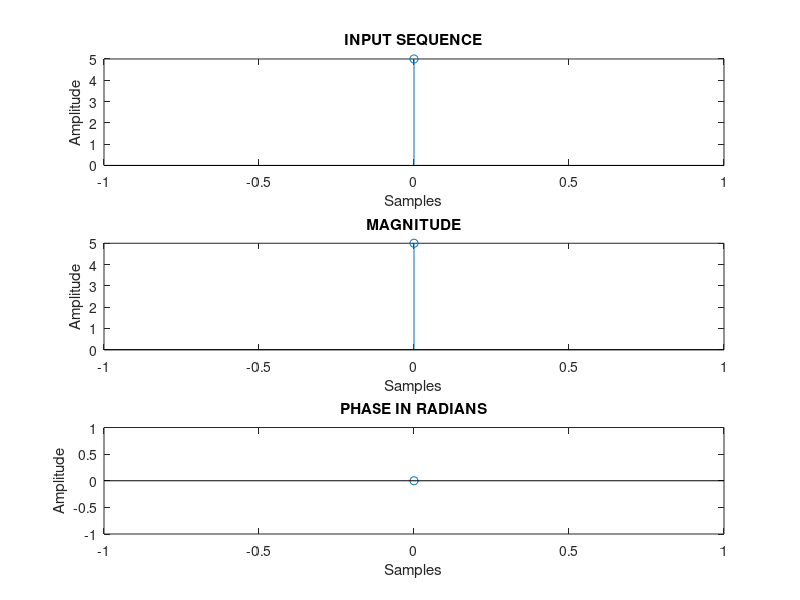

Write MATLAB code to recreate this figure.
% Author : Vishwas K Singh
% E-mail : vishwasks32@gmail.com
% Description : Script to find IDFT of a sequence

% Prepare by clearing the screen
clc;clear all;close all;

% Take the input sequence
Xk = input('Enter the input sequence: '); % [1 2-5i -1 2+5i]
N = length(Xk);

% Initialize output sequence with zeros
xn = zeros(1,N);

% Compute IDFT{x[n]} using formula
for n = 0:N-1
		for k = 0:N-1
				xn(n+1) = xn(n+1) + Xk(k+1) * exp((j*2*pi*n*k)/N);
		end
end

xn = xn/N;

% Display output sequence
disp('The IDFT x(n) for given sequence is: ');
disp(round(real(xn))); % [1 3 -1 -2]

n = 0:N-1;

% Plot the input sequence
subplot(3,1,1);
stem(n,abs(Xk));
xlabel('Samples');
ylabel('Amplitude');
title('INPUT SEQUENCE');

% Plot the magnitude of output
subplot(3,1,2);
stem(n,round(real(xn)));
xlabel('Samples');
ylabel('Amplitude');
title('MAGNITUDE');

% Plot the phase of output sequence
subplot(3,1,3);
stem(n,angle(xn));
xlabel('Samples');
ylabel('Amplitude');
title('PHASE IN RADIANS');
